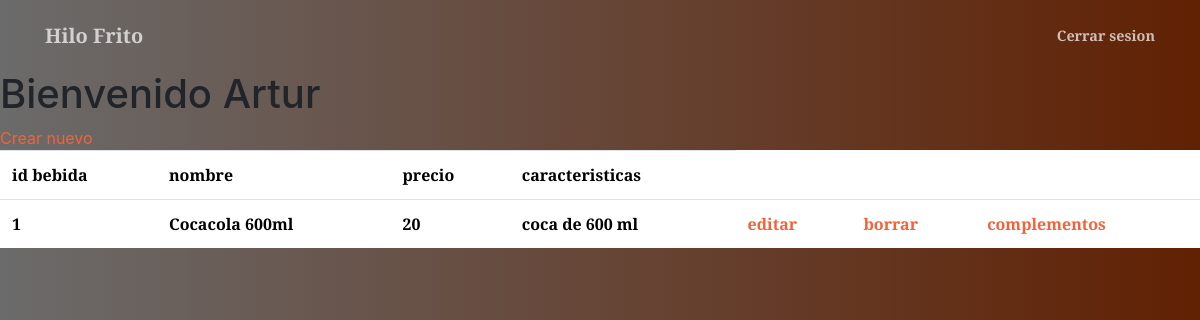
Page /Pizzeria/vistasAdmin/adminBebidas.php (signed in) on the earlier database version.
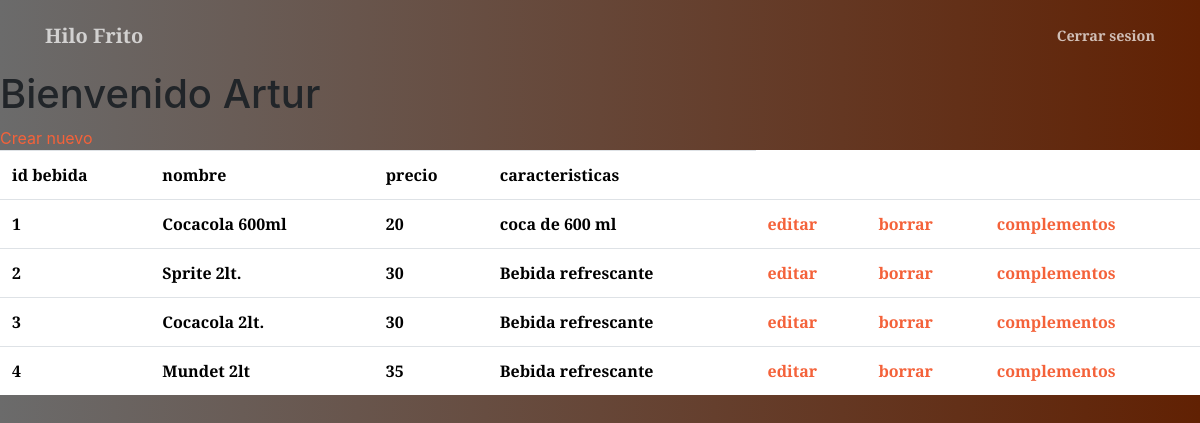
Same page on the later database version.
### tables this page shows
CREATE TABLE `bebidas` (
  `id_bebida` int(11) NOT NULL,
  `nombre` varchar(100) NOT NULL,
  `precio` int(11) NOT NULL,
  `caracteristicas` text NOT NULL
);

### Pizzeria/vistasAdmin/adminBebidas.php (the view)
<?php
include 'plantilla/header.php';
include ('../php/conexion.php');
$nombre=$_SESSION['usr'];
?>
<h1>
            Bienvenido
            <?php
            echo($nombre);
            ?>
        </h1>
        <a href="">Crear nuevo</a>
        <?php
      $query="SELECT * FROM bebidas";
      $resultado=$mysqli->query($query);
      if($resultado->num_rows > 0){
    ?>
        <table class="table">
            <tr>
                <th>
                    id bebida
                </th>
                <th>
                    nombre
                </th>
                <th>
                    precio
                </th>
                <th>
                    caracteristicas
                </th>
            </tr>
            <?php
            while($fila=$resultado->fetch_assoc()){
            ?>
            <tr>
                <th>
                    <?php
                        echo($fila['id_bebida']);
                    ?>
                </th>
                <th>
                <?php
                        echo($fila['nombre']);
                    ?>
                </th>
                <th>
                <?php
                        echo($fila['precio']);
                    ?>
                </th>
                <th>
                <?php
                        echo($fila['caracteristicas']);
                    ?>
                </th>
                <th>
                    <a href="">editar</a>
                </th>
                <th>
                    <a href="">borrar</a>
                </th>
                <th>
                    <a href="">complementos</a>
                </th>
            </tr>
            <?php
            }
            ?>
        </table>
        <?php
            }
        ?>
<?php
include 'plantilla/footer.php'
?>

Differences in the rows shown:
added bebidas: id_bebida "2", nombre "Sprite 2lt.", precio "30", caracteristicas "Bebida refrescante"
added bebidas: id_bebida "3", nombre "Cocacola 2lt.", precio "30", caracteristicas "Bebida refrescante"
added bebidas: id_bebida "4", nombre "Mundet 2lt", precio "35", caracteristicas "Bebida refrescante"
